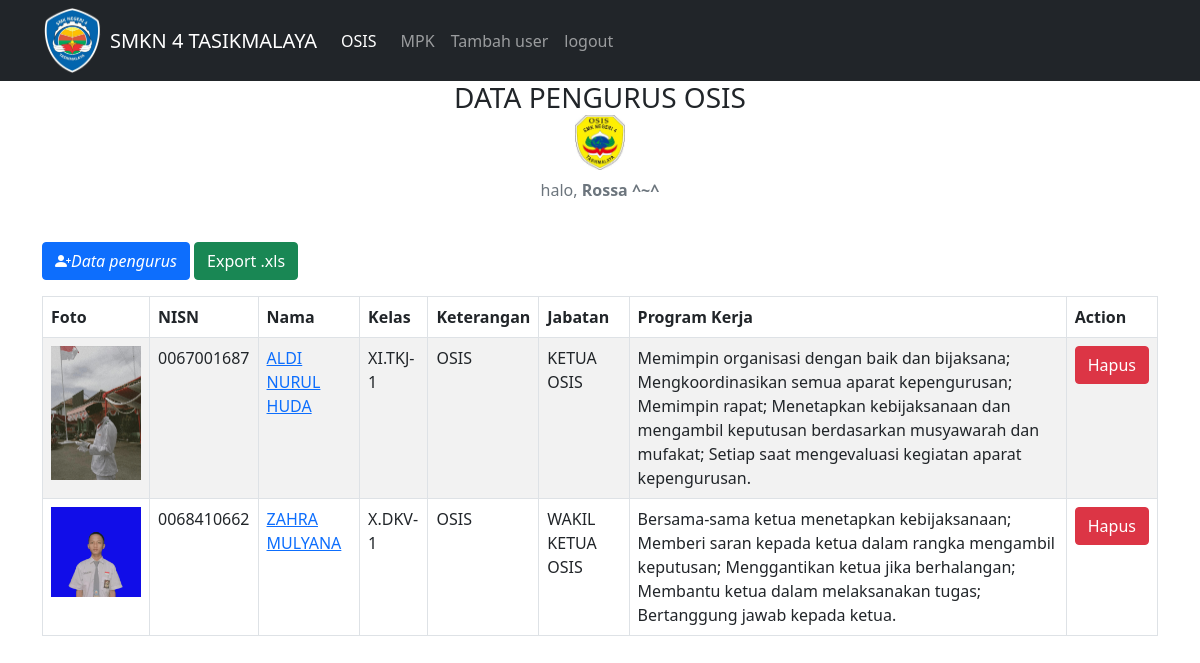
/data/ (signed in), run on the app's committed database.
### pengurus/models.py (models this page shows, shortened)
class Data(models.Model):
    nis = models.CharField(max_length=10)
    nama = models.CharField(max_length=50)
    kelas = models.ForeignKey(Kelas, on_delete=models.CASCADE, null=True)
    keterangan = models.ForeignKey(Keterangan, on_delete=models.CASCADE, null=True)
    jabatan = models.CharField(max_length=50)
    proker = models.TextField(null=True)
    cover = models.ImageField(upload_to='cover/', null=True)
    tanggal = models.DateTimeField(auto_now_add=True, null=True)

class Kelas(models.Model):
    nama = models.TextField(max_length=10)
    def __str__(self):
        return self.nama

class Keterangan(models.Model):
    nama = models.CharField(max_length=4)
    keterangan = models.TextField()
    def __str__(self):
        return self.nama

### pengurus/views.py (the view)
# urls.py: path('data/', data, name='data'),
def data(request):
        dataa = Data.objects.filter(keterangan__nama='OSIS')
        konteks = {
            'dataa' : dataa,
        }
        return render(request, 'data.html', konteks)

### pengurus/templates/data.html (shortened to what this page needs)
{% extends 'base.html' %}
{% block content %}
<nav class="navbar navbar-expand-lg navbar-dark bg-dark">
  <div class="container">
    <img src="/static/img/logo.png" class="me-2" width="60px" height="65px">
    <a class="navbar-brand">SMKN 4 TASIKMALAYA</a>
    <div class="collapse navbar-collapse" id="navbarSupportedContent">
      <ul class="navbar-nav me-auto mb-2 mb-lg-0">
        <li class="nav-item">
          <a class="nav-link active me-2" aria-current="page" href="{% url 'data' %}">OSIS</a>
        </li>
        <li class="nav-item">
          <a class="nav-link" aria-current="page" href="{% url 'mpk' %}">MPK</a>
        </li>
        <li class="nav-item">
          <a class="nav-link" aria-current="page" href="{% url 'signup' %}">Tambah user</a>
        </li>
        <li class="nav-item">
          <a class="nav-link" href="{% url 'logout' %}">logout</a>
        </li>
      </ul>
    </div>
  </div>
</nav>
<div class="container">
  <div class="row">
    <div class="col-md-12">
      <h3>
        <center>DATA PENGURUS OSIS</center>
        <center>
          <img src="/static/img/osis.jpeg" alt="" width="50px" height="55px">
        </center>
      </h3>
      <center>
        {% if user.is_authenticated %}
          <p class="text-secondary">halo,<strong>  {{ user }} ^~^</strong></p>
        {% endif %}
      </center> <br>
      <a href="{% url 'tambah_data' %}" class="btn btn-primary mb-3"><i class="bi bi-person-plus-fill">Data pengurus</i></a>
      <a href="{% url 'export_xls' %}" class="btn btn-success mb-3">Export .xls</a>
    <div class="card-body table-responsive p-0">
      <table class="table table-bordered table-striped">
        <thead>
          <tr>
            <th>Foto</th>
            <th>NISN</th>
            <th>Nama</th>
            <th>Kelas</th>
            <th>Keterangan</th>
            <th>Jabatan</th>
            <th>Program Kerja</th>
            <th>Action</th>
          </tr>
        </thead>
        <tbody>
          {% for data in dataa %}
          <tr>
            <td>
              {% if data.cover %}
                <img src="{{ data.cover.url }}" width="90px">
              {% endif %}
            </td>
            <td>{{ data.nis }}</td>
            <td><a href="{% url 'ubah_data' data.id %}">{{ data.nama }}</a></td>
            <td>{{ data.kelas }}</td>
            <td>{{ data.keterangan }}</td>
            <td>{{ data.jabatan }}</td>
            <td>{{ data.proker }}</td>
            <td>
              <button type="button" class="btn btn-danger" data-bs-toggle="modal" data-bs-target="#hapus-{{ data.id }}">
                Hapus
              </button>
            </td>
          </tr>
          {% endfor %}
        </tbody>
      </table>
    </div>
    </div>
  </div>
</div>
{% endblock %}

### data on the page
Data: cover (picture), nis "0067001687", nama "ALDI NURUL HUDA", kelas "XI.TKJ-1", keterangan "OSIS", jabatan "KETUA OSIS", proker "Memimpin organisasi dengan baik dan bijaksana; Mengkoordinasikan semua aparat kepengurusan; Memimpin rapat; Menetapkan kebijaksanaan dan mengambil keputusan berdasarkan musyawarah dan mufakat; Setiap saat mengevaluasi kegiatan aparat kepengurusan."
Data: cover (picture), nis "0068410662", nama "ZAHRA MULYANA", kelas "X.DKV-1", keterangan "OSIS", jabatan "WAKIL KETUA OSIS", proker "Bersama-sama ketua menetapkan kebijaksanaan; Memberi saran kepada ketua dalam rangka mengambil keputusan; Menggantikan ketua jika berhalangan; Membantu ketua dalam melaksanakan tugas; Bertanggung jawab kepada ketua."

### other printed values
{{ user }} "Rossa"
